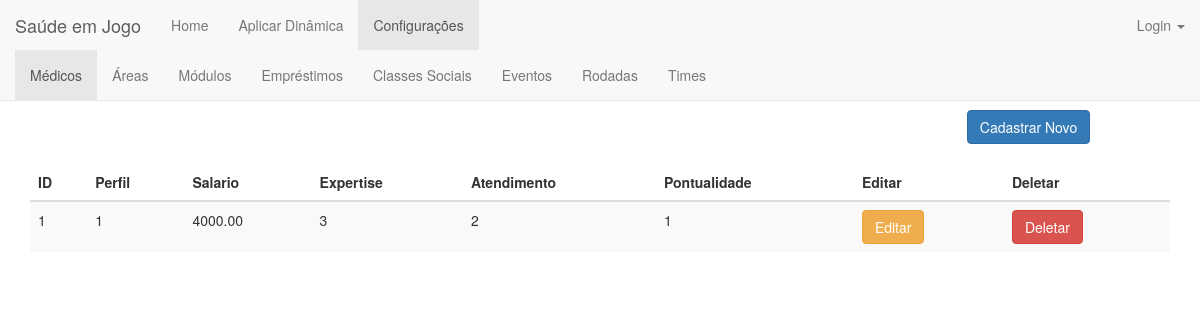
The app's page /medico/, older data.
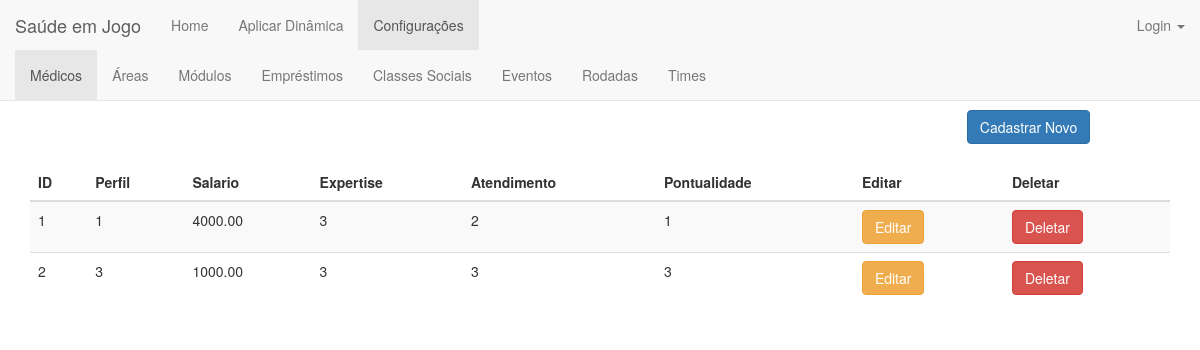
The same page, newer data.
### jogo/models.py (models this page shows)
class Medico(models.Model):
    classificacao = ((1,'1'),(2,'2'),(3,'3'))
    perfil = models.IntegerField(validators=[MinValueValidator(1)], unique=True)
    salario = models.FloatField(validators=[MinValueValidator(0.0)])
    expertise = models.IntegerField(default=1, choices=classificacao)
    atendimento = models.IntegerField(default=1, choices=classificacao)
    pontualidade = models.IntegerField(default=1, choices=classificacao)

### jogo/views.py (the view)
# urls.py: url(r'^medico/$', views.medico_index, name='medico_index'),
def medico_index(request):
    medicos = Medico.objects.order_by('perfil')
    return render(request, 'medico/medico_index.html', {'medicos':medicos})

### jogo/templates/medico/medico_index.html (shortened to what this page needs)
{% extends 'jogo/base_configuracoes.html' %}
{% load staticfiles %}
{% block medico %}class="active"{% endblock %}
{% block body %}
    <div class="container">
        <center><h1>Médicos</h1></center>
        <div align="right" style="margin-right: 7%">
            <a href="{% url 'jogo:medico_new' %}"><button type="submit" class="btn btn-primary">Cadastrar Novo</button></a>
        </div>
        <br>
        <table class="table table-striped">
        <thead>
            <tr>
                <th>ID</th>
                <th>Perfil</th>
                <th>Salario</th>
                <th>Expertise</th>
                <th>Atendimento</th>
                <th>Pontualidade</th>
                <th>Editar</th>
                <th>Deletar</th>
            </tr>
        </thead>
        <tbody>
            {% for medico in medicos %}
                <tr>
                    <td>{{medico.id}}</td>
                    <td>{{medico.perfil}}</td>
                    <td>{{medico.salario | floatformat:2}}</td>
                    <td>{{medico.expertise}}</td>
                    <td>{{medico.atendimento}}</td>
                    <td>{{medico.pontualidade}}</td>
                    <td><a href="{% url 'jogo:medico_edit' medico.id %}"><button type="button" class="btn btn-warning">Editar</button></a></td>
                    <td><a href="{% url 'jogo:medico_delete' medico.id %}"><button type="button" class="btn btn-danger">Deletar</button></a></td>
                </tr>
            {% endfor %}
        </tbody>
        </table>
    </div>
{% endblock body %}

Row changes from the older to the newer data that the page shows:
added Medico: id "2", perfil "3", salario "1000.00", expertise "3", atendimento "3", pontualidade "3"
